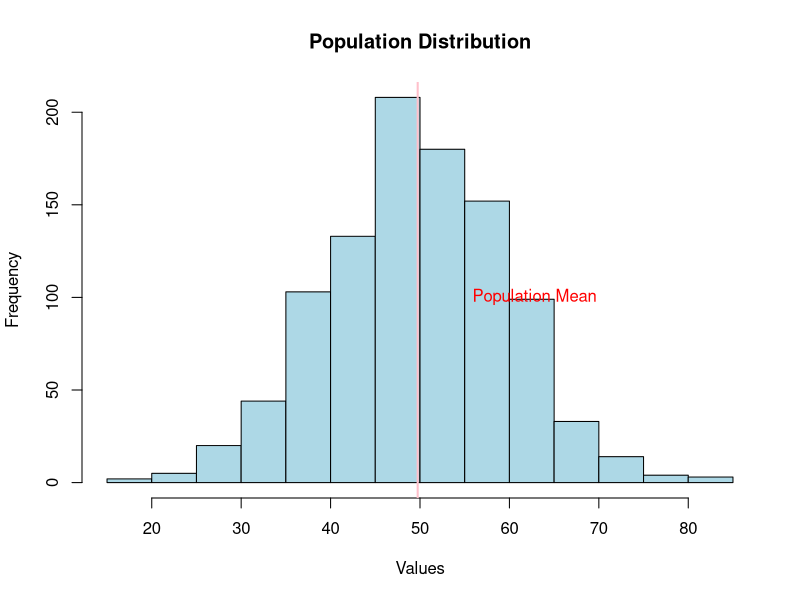
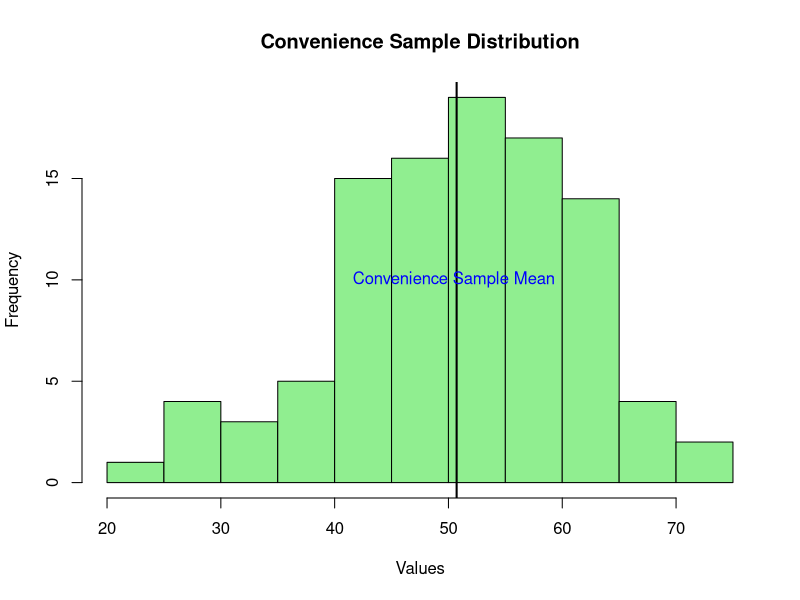

Write R code to recreate these figures, in order.
# Set a seed for reproducibility
set.seed(42)

# Generate a synthetic dataset with a normal distribution
population <- rnorm(1000, mean = 50, sd = 10)

# Define the number of elements to select conveniently
convenience_sample_size <- 100
convenience_sample_indices <- sample(1:length(population), size = convenience_sample_size)

# Extract the conveniently sampled data
convenience_sample <- population[convenience_sample_indices]

# Plot the population distribution
hist(population, main = "Population Distribution", xlab = "Values", col = "lightblue", border = "black")

# Add a vertical line at the population mean
abline(v = mean(population), col = "pink", lwd = 2)

# Add text to label the mean
text(mean(population) + 5, 100, "Population Mean", col = "red", pos = 4)

# Plot the convenience sample distribution
hist(convenience_sample, main = "Convenience Sample Distribution", xlab = "Values", col = "lightgreen", border = "black")

# Add a vertical line at the mean of the convenience sample
abline(v = mean(convenience_sample), col = "black", lwd = 2)

# Add text to label the mean
text(mean(convenience_sample) - 10, 10, "Convenience Sample Mean", col = "blue", pos = 4)

